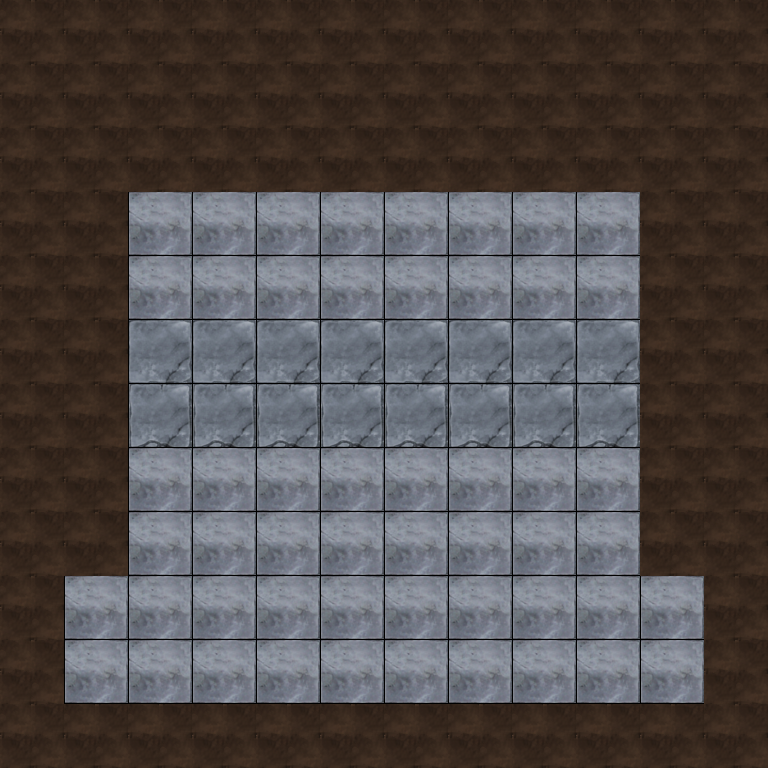

Rendered tile map (Tiled .tmx) drawn with the repository's tilesets; below, a short description and the map source with its tile grids summarised:
An orthogonal 12x12 tile map with 64x64 px tiles, 1 tile layer (Capa de Patrones 1) and 20 objects (12x CRATE, 3x RANDOM_INFO, 2x BRAZIER_INFO, START_MARKER, LICH_INFO, ...).

<map version="1.0" orientation="orthogonal" width="12" height="12" tilewidth="64" tileheight="64">
 <tileset firstgid="1" name="tileset" tilewidth="64" tileheight="64">
  <image source="tiles.png" width="512" height="512" />
 </tileset>
 <layer name="Capa de Patrones 1" width="12" height="12">
  <data>[144 cells, 144 non-empty, 4 distinct tile ids]</data>
 </layer>
 <objectgroup name="Capa de Objetos 1" width="12" height="12">
  <object name="undead" type="RANDOM_INFO" x="128" y="320" width="128" height="192">
   <properties>
    <property name="table" value="RND_UNDEAD" />
   </properties>
  </object>
  <object name="Crate" type="CRATE" x="64" y="576" width="64" height="64" />
  <object name="Crate" type="CRATE" x="128" y="576" width="64" height="64" />
  <object name="Crate" type="CRATE" x="192" y="576" width="64" height="64" />
  <object name="Crate" type="CRATE" x="256" y="576" width="64" height="64" />
  <object name="Crate" type="CRATE" x="320" y="576" width="64" height="64" />
  <object name="Crate" type="CRATE" x="384" y="576" width="64" height="64" />
  <object name="Crate" type="CRATE" x="448" y="576" width="64" height="64" />
  <object name="Crate" type="CRATE" x="512" y="576" width="64" height="64" />
  <object name="Crate" type="CRATE" x="576" y="576" width="64" height="64" />
  <object name="Crate" type="CRATE" x="640" y="576" width="64" height="64" />
  <object name="Balconada" type="START_MARKER" x="192" y="640" width="384" height="64" />
  <object name="Lich" type="LICH_INFO" x="128" y="256" width="64" height="64" />
  <object name="Crate" type="CRATE" x="256" y="320" width="64" height="64" />
  <object name="Crate" type="CRATE" x="448" y="320" width="64" height="64" />
  <object name="goblins" type="RANDOM_INFO" x="512" y="192" width="128" height="192">
   <properties>
    <property name="table" value="RND_GOBLIN" />
   </properties>
  </object>
  <object name="goblins" type="RANDOM_INFO" x="512" y="352" width="128" height="192">
   <properties>
    <property name="table" value="RND_GOBLIN" />
   </properties>
  </object>
  <object name="brazier" type="BRAZIER_INFO" x="320" y="192" width="64" height="64" />
  <object name="brazier" type="BRAZIER_INFO" x="576" y="640" width="64" height="64" />
  <object name="Chief" type="GOBLIN_CHIEFTAIN_INFO" x="448" y="192" width="64" height="64" />
 </objectgroup>
</map>
